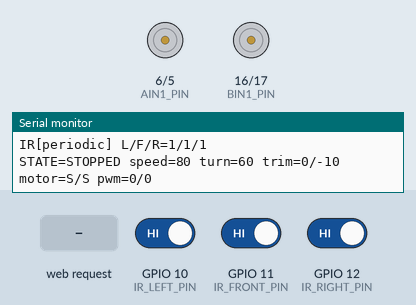
Bench run of a sketch on a simulated ESP32-S3. Parts: motor-driver pin pairs drawn as motors (green arrow = first pin HIGH = forward, orange = second pin HIGH = backward, longer = more drive, scaled by the enable pin), the last lines printed to the serial monitor. The inputs (shaded band) are chosen by the test bench; at power-on: GPIO 11 (IR_FRONT_PIN) HIGH, GPIO 12 (IR_RIGHT_PIN) HIGH, GPIO 10 (IR_LEFT_PIN) HIGH.

Above: at 1.2 s.
1.3 s: HTTP request GET /start received
At 1.51 s:
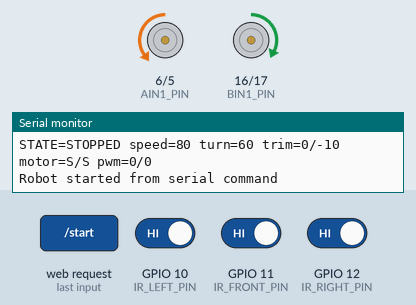
4.3 s: GPIO 11 (IR_FRONT_PIN) driven LOW
At 4.56 s:
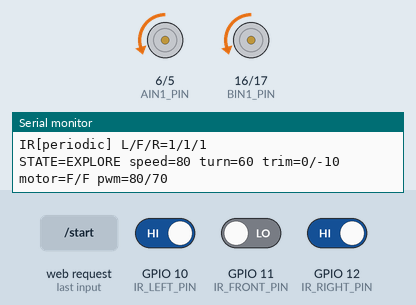
7.3 s: GPIO 12 (IR_RIGHT_PIN) driven LOW
10.3 s: HTTP request GET /update?turn=120 received
At 10.33 s:
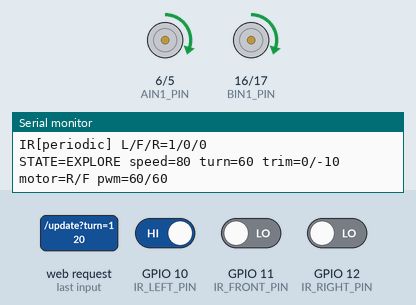
13.3 s: GPIO 10 (IR_LEFT_PIN) driven LOW
At 14.0 s:
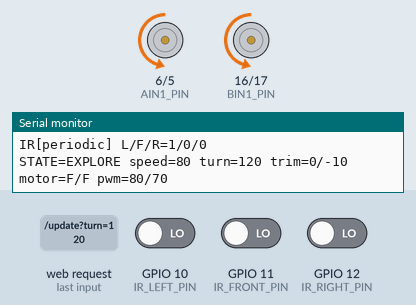
16.3 s: HTTP request GET /update?ltrim=120 received
Timing chart, 0 to 20.3 s (numbered marks = the images above; inputs shaded):
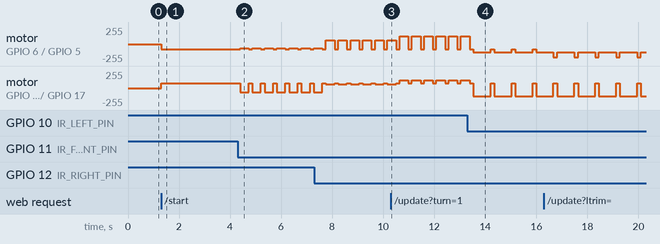

Measured:
- after the input at 1.3 s, motor on GPIO 6 (AIN1_PIN) / GPIO 5 (AIN2_PIN): stopped → backward 80/255 at once; motor on GPIO 16 (BIN1_PIN) / GPIO 17 (BIN2_PIN): stopped → forward 70/255 at once
- after the input at 4.3 s, motor on GPIO 6 (AIN1_PIN) / GPIO 5 (AIN2_PIN): alternates backward 80/255 for 0.14 s and backward 60/255 for 0.34 s, starting after 0.09 s; motor on GPIO 16 (BIN1_PIN) / GPIO 17 (BIN2_PIN): alternates forward 70/255 for 0.14 s and backward 60/255 for 0.34 s, starting after 0.09 s
- after the input at 13.3 s, motor on GPIO 6 (AIN1_PIN) / GPIO 5 (AIN2_PIN): alternates backward 120/255 for 0.68 s and backward 80/255 for 0.14 s, starting after 0.23 s; motor on GPIO 16 (BIN1_PIN) / GPIO 17 (BIN2_PIN): alternates backward 120/255 for 0.68 s and forward 70/255 for 0.14 s, starting after 0.23 s

The sketch:

MICROMOUSE_V1.ino
```cpp
#include <WiFi.h>
#include <WebServer.h>
#include <WebSocketsServer.h>

#include <algorithm>

constexpr int PWMA_PIN = 4;
constexpr int AIN1_PIN = 6;
constexpr int AIN2_PIN = 5;

constexpr int PWMB_PIN = 15;
constexpr int BIN1_PIN = 16;
constexpr int BIN2_PIN = 17;

constexpr int IR_LEFT_PIN = 10;
constexpr int IR_FRONT_PIN = 11;
constexpr int IR_RIGHT_PIN = 12;

constexpr int LEFT_PWM_CHANNEL = 0;
constexpr int RIGHT_PWM_CHANNEL = 1;
constexpr int PWM_FREQ_HZ = 20000;
constexpr int PWM_RESOLUTION_BITS = 8;

const char *WIFI_SSID = "Micromouse_Tuner";
const char *WIFI_PASSWORD = "";

volatile float Kp = 4.5f;
volatile float Ki = 0.05f;
volatile float Kd = 1.2f;
volatile int BASE_SPEED = 80;
volatile int TURN_SPEED = 60;
volatile int FORWARD_STEP_MS = 140;
volatile int TURN_DURATION_MS = 340;
volatile int LEFT_TRIM = 0;
volatile int RIGHT_TRIM = -10;

enum RobotState { EXPLORE, STOPPED };
volatile RobotState currentState = STOPPED;

WebServer server(80);
WebSocketsServer webSocket = WebSocketsServer(81);

int irLeftRaw = 1;
int irFrontRaw = 1;
int irRightRaw = 1;
bool lastLeftWall = false;
bool lastFrontWall = false;
bool lastRightWall = false;
int lastCommandedLeftSpeed = 0;
int lastCommandedRightSpeed = 0;

unsigned long lastDiagnosticsMs = 0;
unsigned long actionUntilMs = 0;

enum MotionPhase { PHASE_IDLE, PHASE_TURN_RIGHT, PHASE_TURN_LEFT, PHASE_UTURN, PHASE_FORWARD };
MotionPhase motionPhase = PHASE_IDLE;

const char HTML_PAGE[] PROGMEM = R"rawliteral(
<!DOCTYPE html>
<html>
<head>
  <title>Micromouse PID Tuner</title>
  <meta name='viewport' content='width=device-width, initial-scale=1'>
  <style>
    body { font-family: Arial; text-align: center; background: #222; color: white; margin: 0; }
    .container { max-width: 760px; margin: auto; padding: 20px; }
    .card { background: #333; padding: 20px; border-radius: 10px; margin-bottom: 20px; }
    .grid { display: grid; grid-template-columns: repeat(2, minmax(0, 1fr)); gap: 12px; }
    .field { text-align: left; }
    label { display: block; margin-bottom: 6px; font-size: 14px; color: #ddd; }
    input[type=number] { width: 100%; padding: 10px; border-radius: 6px; border: none; box-sizing: border-box; }
    button, input[type=submit] { padding: 10px 16px; background: #007bff; color: white; border: none; border-radius: 6px; cursor: pointer; margin: 6px; }
    button.stop { background: #b00020; }
    .telemetry { text-align: left; line-height: 1.7; font-family: Consolas, monospace; font-size: 14px; }
    .status { display: inline-block; min-width: 140px; padding: 8px 12px; border-radius: 999px; background: #444; }
    .hint { color: #bbb; font-size: 13px; }
  </style>
</head>
<body>
  <div class='container'>
    <h2>TechnoXian Control Panel</h2>
    <div class='card'>
      <div style='margin-bottom:12px;'>
        <button onclick='sendCommand("/start")'>START</button>
        <button class='stop' onclick='sendCommand("/stop")'>STOP</button>
      </div>
      <div class='hint'>SoftAP stays on continuously at <b>192.168.4.1</b>.</div>
    </div>
    <div class='card telemetry'>
      <div><span class='status' id='state'>STATE=...</span></div>
      <div id='ir_line'>IR[periodic] L/F/R=...</div>
      <div id='motor_line'>motor=.../... pwm=.../...</div>
      <div id='tune_line'>speed=... turn=... trim=.../...</div>
      <div id='pid_line'>pid=.../.../... step=... turnms=...</div>
    </div>
    <div class='card'>
      <form action='/update' method='GET'>
        <div class='grid'>
          <div class='field'><label>Base Speed</label><input type='number' name='speed' value='{speed}'></div>
          <div class='field'><label>Turn Speed</label><input type='number' name='turn' value='{turn}'></div>
          <div class='field'><label>Left Trim</label><input type='number' name='ltrim' value='{ltrim}'></div>
          <div class='field'><label>Right Trim</label><input type='number' name='rtrim' value='{rtrim}'></div>
          <div class='field'><label>Kp</label><input type='number' step='0.01' name='kp' value='{kp}'></div>
          <div class='field'><label>Ki</label><input type='number' step='0.01' name='ki' value='{ki}'></div>
          <div class='field'><label>Kd</label><input type='number' step='0.01' name='kd' value='{kd}'></div>
          <div class='field'><label>Forward Step (ms)</label><input type='number' name='fstep' value='{fstep}'></div>
          <div class='field'><label>Turn Duration (ms)</label><input type='number' name='tdur' value='{tdur}'></div>
        </div>
        <input type='submit' value='Save & Update'>
      </form>
    </div>
    <p>Serial commands: <b>start</b>, <b>stop</b></p>
  </div>
  <script>
    let ws = null;

    function applyStatus(data) {
      document.getElementById('state').textContent = 'STATE=' + data.state;
      document.getElementById('ir_line').textContent = 'IR[periodic] L/F/R=' + data.ir_left + '/' + data.ir_front + '/' + data.ir_right;
      document.getElementById('motor_line').textContent = 'motor=' + data.motor_left_dir + '/' + data.motor_right_dir + ' pwm=' + data.motor_left_pwm + '/' + data.motor_right_pwm;
      document.getElementById('tune_line').textContent = 'speed=' + data.base_speed + ' turn=' + data.turn_speed + ' trim=' + data.left_trim + '/' + data.right_trim;
      document.getElementById('pid_line').textContent = 'pid=' + Number(data.kp).toFixed(2) + '/' + Number(data.ki).toFixed(2) + '/' + Number(data.kd).toFixed(2) + ' step=' + data.forward_step_ms + ' turnms=' + data.turn_duration_ms;
    }

    async function sendCommand(path) {
      await fetch(path);
    }

    async function refreshStatusFallback() {
      try {
        const res = await fetch('/status');
        applyStatus(await res.json());
      } catch (err) {
        console.log(err);
      }
    }

    function connectWebSocket() {
      ws = new WebSocket('ws://' + window.location.hostname + ':81/');
      ws.onmessage = (event) => {
        applyStatus(JSON.parse(event.data));
      };
      ws.onopen = () => {
        console.log('WebSocket connected');
      };
      ws.onclose = () => {
        console.log('WebSocket disconnected, retrying...');
        setTimeout(connectWebSocket, 1000);
      };
      ws.onerror = () => {
        ws.close();
      };
    }

    refreshStatusFallback();
    connectWebSocket();
  </script>
</body>
</html>
)rawliteral";

const char *robotStateToString(RobotState state) {
  return state == EXPLORE ? "EXPLORE" : "STOPPED";
}

const char *motorDirectionString(int speed) {
  if (speed > 0) {
    return "F";
  }
  if (speed < 0) {
    return "R";
  }
  return "S";
}

void sampleIrSensors() {
  irLeftRaw = digitalRead(IR_LEFT_PIN);
  irFrontRaw = digitalRead(IR_FRONT_PIN);
  irRightRaw = digitalRead(IR_RIGHT_PIN);

  lastLeftWall = (irLeftRaw == 0);
  lastFrontWall = (irFrontRaw == 0);
  lastRightWall = (irRightRaw == 0);
}

void logIrSnapshot(const char *reason) {
  sampleIrSensors();
  Serial.printf("IR[%s] L/F/R=%d/%d/%d\n", reason, irLeftRaw, irFrontRaw, irRightRaw);
}

String buildStatusJson() {
  char buffer[512];
  sampleIrSensors();
  snprintf(
      buffer,
      sizeof(buffer),
      "{\"state\":\"%s\",\"ir_left\":%d,\"ir_front\":%d,\"ir_right\":%d,"
      "\"motor_left_dir\":\"%s\",\"motor_right_dir\":\"%s\","
      "\"motor_left_pwm\":%d,\"motor_right_pwm\":%d,"
      "\"base_speed\":%d,\"turn_speed\":%d,\"left_trim\":%d,\"right_trim\":%d,"
      "\"kp\":%.3f,\"ki\":%.3f,\"kd\":%.3f,\"forward_step_ms\":%d,\"turn_duration_ms\":%d}",
      robotStateToString(currentState),
      irLeftRaw,
      irFrontRaw,
      irRightRaw,
      motorDirectionString(lastCommandedLeftSpeed),
      motorDirectionString(lastCommandedRightSpeed),
      abs(lastCommandedLeftSpeed),
      abs(lastCommandedRightSpeed),
      BASE_SPEED,
      TURN_SPEED,
      LEFT_TRIM,
      RIGHT_TRIM,
      static_cast<double>(Kp),
      static_cast<double>(Ki),
      static_cast<double>(Kd),
      FORWARD_STEP_MS,
      TURN_DURATION_MS);
  return String(buffer);
}

void broadcastStatusToWebClients() {
  webSocket.broadcastTXT(buildStatusJson());
}

String renderHtml() {
  String html = String(HTML_PAGE);
  html.replace("{speed}", String(BASE_SPEED));
  html.replace("{turn}", String(TURN_SPEED));
  html.replace("{ltrim}", String(LEFT_TRIM));
  html.replace("{rtrim}", String(RIGHT_TRIM));
  html.replace("{kp}", String(Kp));
  html.replace("{ki}", String(Ki));
  html.replace("{kd}", String(Kd));
  html.replace("{fstep}", String(FORWARD_STEP_MS));
  html.replace("{tdur}", String(TURN_DURATION_MS));
  return html;
}

void moveMotors(int leftSpeed, int rightSpeed) {
  if ((leftSpeed > 0 && rightSpeed > 0) || (leftSpeed < 0 && rightSpeed < 0)) {
    leftSpeed += LEFT_TRIM;
    rightSpeed += RIGHT_TRIM;
  }

  lastCommandedLeftSpeed = leftSpeed;
  lastCommandedRightSpeed = rightSpeed;

  if (leftSpeed >= 0) {
    digitalWrite(AIN1_PIN, LOW);
    digitalWrite(AIN2_PIN, HIGH);
  } else {
    digitalWrite(AIN1_PIN, HIGH);
    digitalWrite(AIN2_PIN, LOW);
    leftSpeed = -leftSpeed;
  }

  if (rightSpeed >= 0) {
    digitalWrite(BIN1_PIN, HIGH);
    digitalWrite(BIN2_PIN, LOW);
  } else {
    digitalWrite(BIN1_PIN, LOW);
    digitalWrite(BIN2_PIN, HIGH);
    rightSpeed = -rightSpeed;
  }

  leftSpeed = std::clamp(leftSpeed, 0, 255);
  rightSpeed = std::clamp(rightSpeed, 0, 255);

  ledcWrite(LEFT_PWM_CHANNEL, leftSpeed);
  ledcWrite(RIGHT_PWM_CHANNEL, rightSpeed);
}

void stopMotors() {
  moveMotors(0, 0);
}

void startRobot() {
  currentState = EXPLORE;
  motionPhase = PHASE_IDLE;
  actionUntilMs = 0;
  Serial.println("Robot started from serial command");
  broadcastStatusToWebClients();
}

void stopRobot() {
  currentState = STOPPED;
  motionPhase = PHASE_IDLE;
  actionUntilMs = 0;
  stopMotors();
  Serial.println("Robot stopped");
  broadcastStatusToWebClients();
}

void beginPhase(MotionPhase phase, unsigned long durationMs) {
  motionPhase = phase;
  actionUntilMs = millis() + durationMs;

  if (phase == PHASE_TURN_RIGHT) {
    moveMotors(TURN_SPEED, -TURN_SPEED);
  } else if (phase == PHASE_TURN_LEFT) {
    moveMotors(-TURN_SPEED, TURN_SPEED);
  } else if (phase == PHASE_UTURN) {
    moveMotors(TURN_SPEED, -TURN_SPEED);
  } else if (phase == PHASE_FORWARD) {
    moveMotors(BASE_SPEED, BASE_SPEED);
  } else {
    stopMotors();
  }
}

void navigateMaze() {
  sampleIrSensors();
  const bool leftWall = lastLeftWall;
  const bool frontWall = lastFrontWall;
  const bool rightWall = lastRightWall;

  if (!frontWall) {
    beginPhase(PHASE_FORWARD, FORWARD_STEP_MS);
  } else if (!rightWall) {
    beginPhase(PHASE_TURN_RIGHT, TURN_DURATION_MS);
  } else if (!leftWall) {
    beginPhase(PHASE_TURN_LEFT, TURN_DURATION_MS);
  } else {
    beginPhase(PHASE_UTURN, TURN_DURATION_MS * 2);
  }
}

void handleMotion() {
  if (currentState == STOPPED) {
    if (motionPhase != PHASE_IDLE) {
      motionPhase = PHASE_IDLE;
      stopMotors();
    }
    return;
  }

  if (motionPhase == PHASE_IDLE) {
    navigateMaze();
    return;
  }

  if (millis() < actionUntilMs) {
    return;
  }

  if (motionPhase == PHASE_TURN_RIGHT || motionPhase == PHASE_TURN_LEFT || motionPhase == PHASE_UTURN) {
    beginPhase(PHASE_FORWARD, FORWARD_STEP_MS);
  } else if (motionPhase == PHASE_FORWARD) {
    motionPhase = PHASE_IDLE;
    stopMotors();
  }
}

void parseAndApplyQuery() {
  if (server.hasArg("speed")) {
    BASE_SPEED = server.arg("speed").toInt();
  }
  if (server.hasArg("turn")) {
    TURN_SPEED = server.arg("turn").toInt();
  }
  if (server.hasArg("ltrim")) {
    LEFT_TRIM = server.arg("ltrim").toInt();
  }
  if (server.hasArg("rtrim")) {
    RIGHT_TRIM = server.arg("rtrim").toInt();
  }
  if (server.hasArg("kp")) {
    Kp = server.arg("kp").toFloat();
  }
  if (server.hasArg("ki")) {
    Ki = server.arg("ki").toFloat();
  }
  if (server.hasArg("kd")) {
    Kd = server.arg("kd").toFloat();
  }
  if (server.hasArg("fstep")) {
    FORWARD_STEP_MS = server.arg("fstep").toInt();
  }
  if (server.hasArg("tdur")) {
    TURN_DURATION_MS = server.arg("tdur").toInt();
  }
  broadcastStatusToWebClients();
}

void handleRoot() {
  server.send(200, "text/html", renderHtml());
}

void handleUpdate() {
  parseAndApplyQuery();
  server.sendHeader("Location", "/");
  server.send(303);
}

void handleStop() {
  stopRobot();
  server.send(200, "text/plain", "Robot Stopped.");
}

void handleStart() {
  startRobot();
  server.send(200, "text/plain", "Robot Started.");
}

void handleStatus() {
  server.sendHeader("Cache-Control", "no-store");
  server.send(200, "application/json", buildStatusJson());
}

void handleWebSocketEvent(uint8_t num, WStype_t type, uint8_t *payload, size_t length) {
  if (type == WStype_CONNECTED) {
    webSocket.sendTXT(num, buildStatusJson());
    return;
  }

  if (type == WStype_TEXT && length > 0) {
    String message(reinterpret_cast<char *>(payload));
    message = message.substring(0, length);
    if (message == "start") {
      startRobot();
    } else if (message == "stop") {
      stopRobot();
    }
  }
}

void handleSerialCommands() {
  static char buffer[64];
  static size_t index = 0;

  while (Serial.available()) {
    const char ch = static_cast<char>(Serial.read());

    if (ch == '\r' || ch == '\n') {
      if (index == 0) {
        continue;
      }

      buffer[index] = '\0';
      if (strcmp(buffer, "start") == 0) {
        startRobot();
      } else if (strcmp(buffer, "stop") == 0) {
        stopRobot();
      } else {
        Serial.print("Unknown serial command: ");
        Serial.println(buffer);
      }
      index = 0;
      continue;
    }

    if (index < (sizeof(buffer) - 1)) {
      buffer[index++] = ch;
    } else {
      index = 0;
    }
  }
}

void setup() {
  Serial.begin(115200);
  Serial.println();

  pinMode(AIN1_PIN, OUTPUT);
  pinMode(AIN2_PIN, OUTPUT);
  pinMode(BIN1_PIN, OUTPUT);
  pinMode(BIN2_PIN, OUTPUT);

  pinMode(IR_LEFT_PIN, INPUT_PULLUP);
  pinMode(IR_FRONT_PIN, INPUT_PULLUP);
  pinMode(IR_RIGHT_PIN, INPUT_PULLUP);

  ledcSetup(LEFT_PWM_CHANNEL, PWM_FREQ_HZ, PWM_RESOLUTION_BITS);
  ledcSetup(RIGHT_PWM_CHANNEL, PWM_FREQ_HZ, PWM_RESOLUTION_BITS);
  ledcAttachPin(PWMA_PIN, LEFT_PWM_CHANNEL);
  ledcAttachPin(PWMB_PIN, RIGHT_PWM_CHANNEL);
  stopMotors();

  sampleIrSensors();
  logIrSnapshot("startup");

  WiFi.mode(WIFI_AP);
  WiFi.softAP(WIFI_SSID, WIFI_PASSWORD);
  Serial.print("SoftAP started. SSID: ");
  Serial.print(WIFI_SSID);
  Serial.print(" Password: ");
  Serial.println(WIFI_PASSWORD);

  server.on("/", handleRoot);
  server.on("/update", handleUpdate);
  server.on("/stop", handleStop);
  server.on("/start", handleStart);
  server.on("/status", handleStatus);
  server.begin();

  webSocket.begin();
  webSocket.onEvent(handleWebSocketEvent);

  Serial.println("Serial commands ready: start, stop");
}

void loop() {
  server.handleClient();
  webSocket.loop();
  handleSerialCommands();
  handleMotion();

  if (millis() - lastDiagnosticsMs >= 1000) {
    lastDiagnosticsMs = millis();
    logIrSnapshot("periodic");
    Serial.printf("STATE=%s speed=%d turn=%d trim=%d/%d motor=%s/%s pwm=%d/%d\n",
                  robotStateToString(currentState),
                  BASE_SPEED,
                  TURN_SPEED,
                  LEFT_TRIM,
                  RIGHT_TRIM,
                  motorDirectionString(lastCommandedLeftSpeed),
                  motorDirectionString(lastCommandedRightSpeed),
                  abs(lastCommandedLeftSpeed),
                  abs(lastCommandedRightSpeed));
    broadcastStatusToWebClients();
  }
}
```
